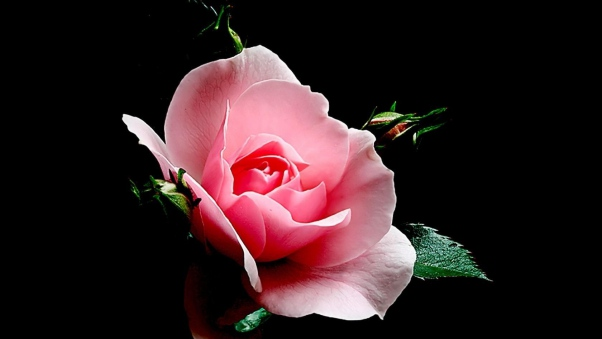
#> input picture rose.jpg, 602 x 339 px, found by its file name
$ python 'Image Analysis2.py'
#> lines starting #> are read from the running program, lines starting #| are printed output that depends on the picture; after the words box and inside, x2 and y2 are one past the last pixel; in counts of white or black regions, pixels touching at a corner belong together
import cv2
import numpy as np

img = cv2.imread('rose.jpg', cv2.IMREAD_COLOR)
#> img is the input picture: shape (339, 602, 3); mean B, G, R 32.2, 29.6, 48.9

#Used to print colour of Particular region of IMAGE
img[55,55] = [255,255,255]
#> img: shape (339, 602, 3); under 0.01% of pixels changed, all inside (x1, y1, x2, y2) = (55, 55, 56, 56)
px = img[55,55]
#> px = [255, 255, 255]
print(px)
#| [255 255 255]

#Used to draw a square of white color on image
img[100:150, 100:150] = [255,255,255]
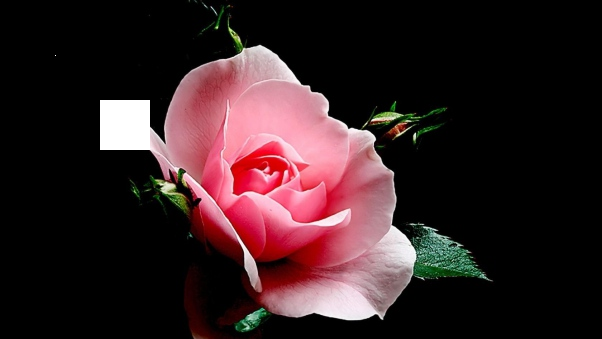
#> img: shape (339, 602, 3); mean B, G, R 34.7, 32.2, 51.4
px2 = img[100:150, 100:150]
#> px2: shape (50, 50, 3); every value is 255
print(px2)
#> (printed output is left out)

#Used to Crop the image of particular Region i.e ROI
rose_face = img[37:111, 107:194]
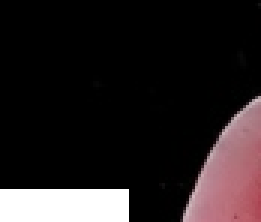
#> rose_face: shape (74, 87, 3) (shown 3 times larger); mean B, G, R 33.1, 32, 38.7
img[0:74, 0:87] = rose_face
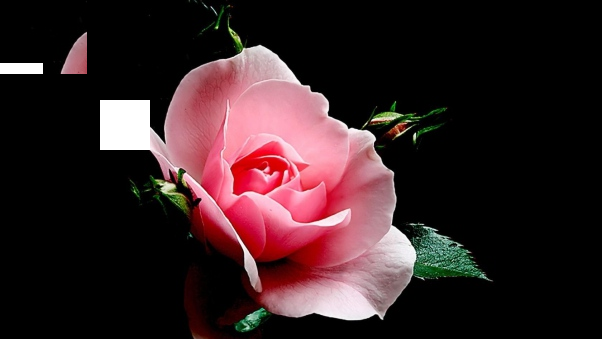
#> img: shape (339, 602, 3); 0.82% of pixels changed, all inside (x1, y1, x2, y2) = (0, 0, 87, 74)

cv2.imshow('image', img)
cv2.waitKey(0)
cv2.destroyAllWindows()
